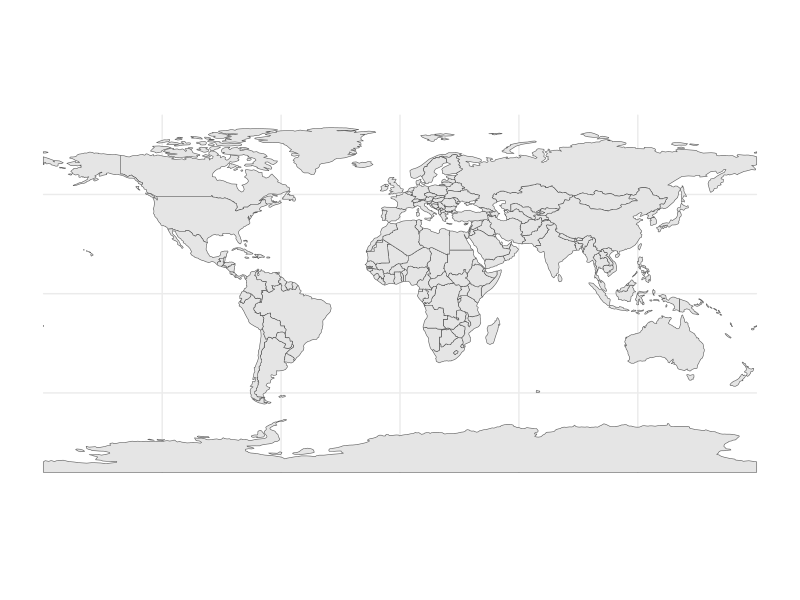

The R source for this figure:
# Map for MICS GII X Discipline Paper

library(rnaturalearth)

library(ggplot2)

library(dplyr)

library(readr)

MICS_GII <- read_csv("MICS-GII-map/MICS-GII.csv")

ggplot(data = ne_countries()) +
  geom_sf() +
  theme_minimal()
